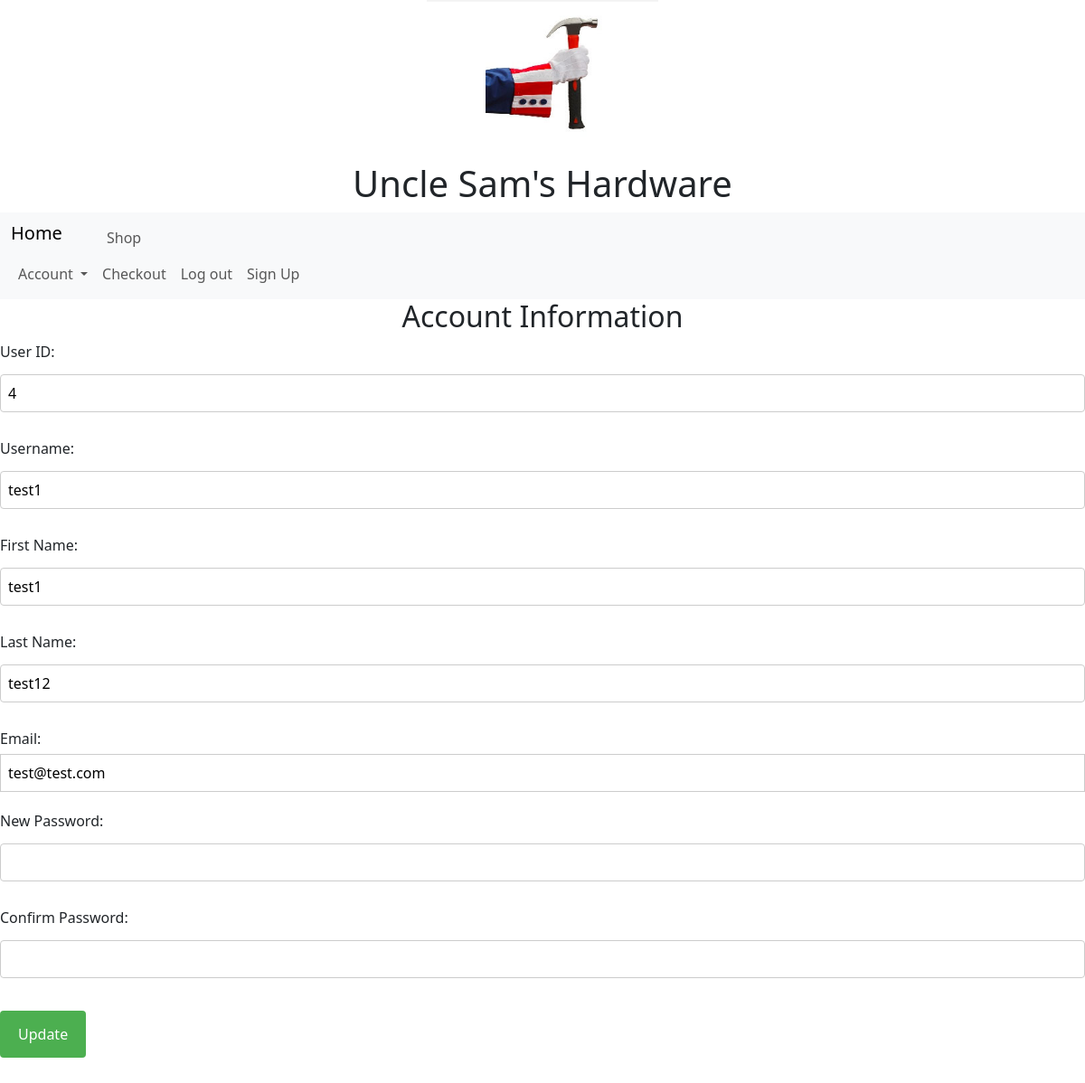
Screenshot of /account (signed in) with the database file from the repository.
### app.py (models this page shows, shortened)
class Users(db.Model):
    __tablename__ = 'Users'
    user_id = db.Column(db.Integer, primary_key=True, autoincrement=True)
    username = db.Column(db.String(50), nullable=False)
    password_hash = db.Column(db.String(128), nullable=False)
    first_name = db.Column(db.String(50))
    last_name = db.Column(db.String(50))
    email = db.Column(db.String(50))

### app.py (the view, shortened to what this page needs)
@app.route('/account', methods=['GET', 'POST'])
def account():
    if not session.get('logged_in'):
        return redirect(url_for('login'))
    username = session.get('username')
    user = Users.query.filter_by(username=username).first()
    if not user:
        return redirect(url_for('login'))
    return render_template('account.html', user=user)

### templates/account.html (shortened to what this page needs)
{% extends 'layout.html' %}
{% block content %}
  <h2>Account Information</h2>
  <form class="signup-form" action="{{ url_for('update_account') }}" method="post">
    <div class="form-group">
      <label for="user_id">User ID:</label>
      <input type="text" id="user_id" name="user_id" value="{{ user.user_id }}" readonly>
    </div>
    <div class="form-group">
      <label for="username">Username:</label>
      <input type="text" id="username" name="username" value="{{ user.username }}" required>
    </div>
    <div class="form-group">
      <label for="first_name">First Name:</label>
      <input type="text" id="first_name" name="first_name" value="{{ user.first_name }}" required>
    </div>
    <div class="form-group">
      <label for="last_name">Last Name:</label>
      <input type="text" id="last_name" name="last_name" value="{{ user.last_name }}" required>
    </div>
    <div class="form-group">
      <label for="email">Email:</label>
      <input type="email" id="email" name="email" value="{{ user.email }}" required>
    </div>
    <div class="form-group">
      <label for="password">New Password:</label>
      <input type="password" id="password" name="password" required>
    </div>
    <div class="form-group">
      <label for="confirm_password">Confirm Password:</label>
      <input type="password" id="confirm_password" name="confirm_password" required>
    </div>
    <div class="form-group">
      <input type="submit" value="Update">
    </div>
  </form>
{% endblock %}

### static/main.css (style rules this page uses)
h2, h3 { text-align: center; margin-bottom: 20px; }
label { display: block; margin-bottom: 10px; }
input[type="text"], input[type="password"] { width: 100%; padding: 12px 20px; margin: 8px 0; box-sizing: border-box; border: none; border-radius: 4px; background-color: #fff; }
input[type="submit"] { background-color: #4CAF50; color: white; padding: 14px 20px; margin: 8px 0; border: none; border-radius: 4px; cursor: pointer; }
body { background-color: #fff; color: #000; }
.signup-form .form-group { margin-bottom: 20px; }
.signup-form .form-group label { display: block; margin-bottom: 5px; }
.signup-form .form-group input[type="text"], .signup-form .form-group input[type="password"], .signup-form .form-group input[type="email"] { border: 1px solid #ccc; padding: 8px; width: 100%; box-sizing: border-box; }

### rows the page displays
Users: user_id "4", username "test1", first_name "test1", last_name "test12", email "test@test.com"
